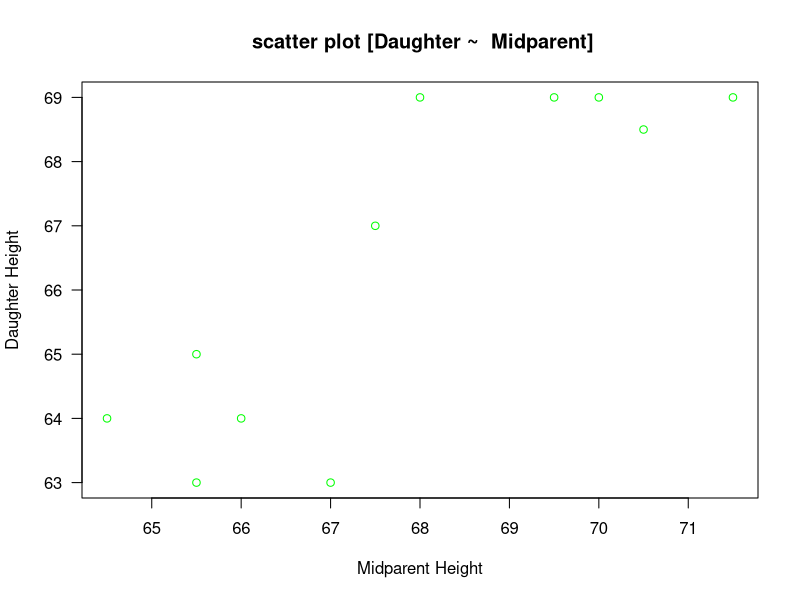
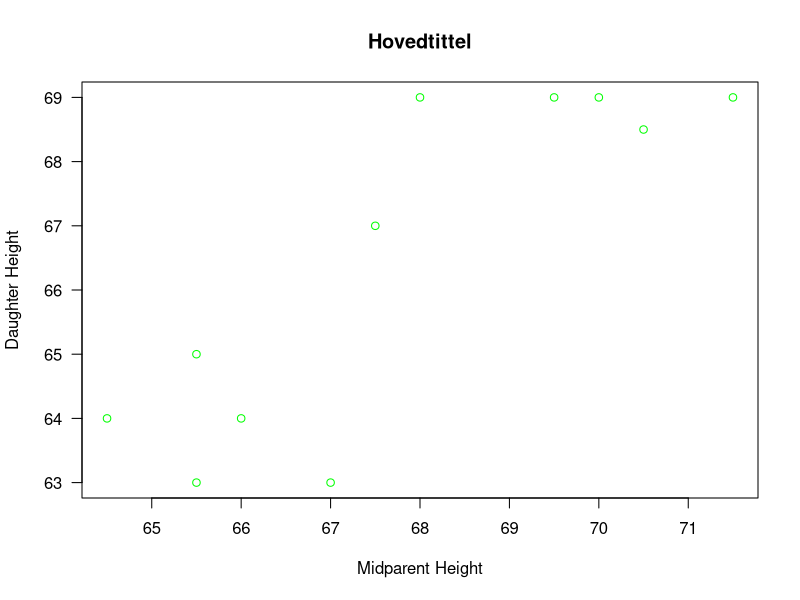

The R script that drew these images, in order: (Note: this script raises an error after producing the figures.)
## ---- chunk 1
knitr::opts_chunk$set(echo = TRUE)
## ---- chunk 2

Midparent <- c(66.0, 65.5, 71.5, 68.0, 70.0, 65.5, 67.0, 70.5, 69.5, 64.5, 67.5)
Daughter <- c(64.0, 63.0, 69.0, 69.0, 69.0, 65.0, 63.0, 68.5, 69.0, 64.0, 67.0)





plot(x = Midparent, y = Daughter, type = "p", las = 1,
main = " scatter plot [Daughter ~  Midparent]", xlab = "Midparent Height", ylab = "Daughter Height", col = "green")


## ---- chunk 3

plot(x = Midparent, y = Daughter, type = "p", las = 1,
main = "Hovedtittel", xlab = "Midparent Height", ylab = "Daughter Height", col = "green")

abline(h = mean_daughter, col = "red", lty =2)
abline(model, col = "blue")


## ---- chunk 4
mean_daughter <- mean(Daughter)
model <- lm(formula = Daughter~Midparent)
print(summary(model))

Coefficients:
##
 (Intercept)
 .x
##
 3.8215
 0.4057
